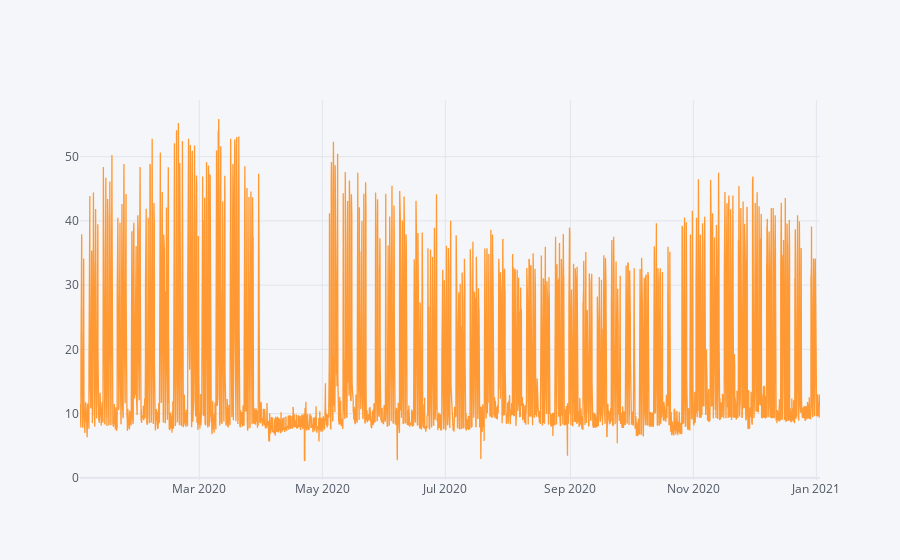

Notebook source saved alongside this figure:
### Code cell
df.reset_index().iplot(kind='line', x='Time',y='system_kW')

### Figure 1 — Plotly figure (JSON) as saved in the notebook; plotly's stock layout.template omitted (floating-point values rounded to 4 significant figures; data arrays with more than 128 entries replaced by an {"elided": "..."} marker saying what was removed)
{"data": [{"line": {"color": "rgba(255, 153, 51, 1.0)", "dash": "solid", "shape": "linear", "width": 1.3}, "mode": "lines", "name": "system_kW", "text": "", "x": {"elided": "8729 str values"}, "y": {"elided": "8729 float values"}, "type": "scatter"}], "layout": {"legend": {"bgcolor": "#F5F6F9", "font": {"color": "#4D5663"}}, "paper_bgcolor": "#F5F6F9", "plot_bgcolor": "#F5F6F9", "title": {"font": {"color": "#4D5663"}}, "xaxis": {"gridcolor": "#E1E5ED", "showgrid": true, "tickfont": {"color": "#4D5663"}, "title": {"font": {"color": "#4D5663"}, "text": ""}, "zerolinecolor": "#E1E5ED"}, "yaxis": {"gridcolor": "#E1E5ED", "showgrid": true, "tickfont": {"color": "#4D5663"}, "title": {"font": {"color": "#4D5663"}, "text": ""}, "zerolinecolor": "#E1E5ED"}}}
